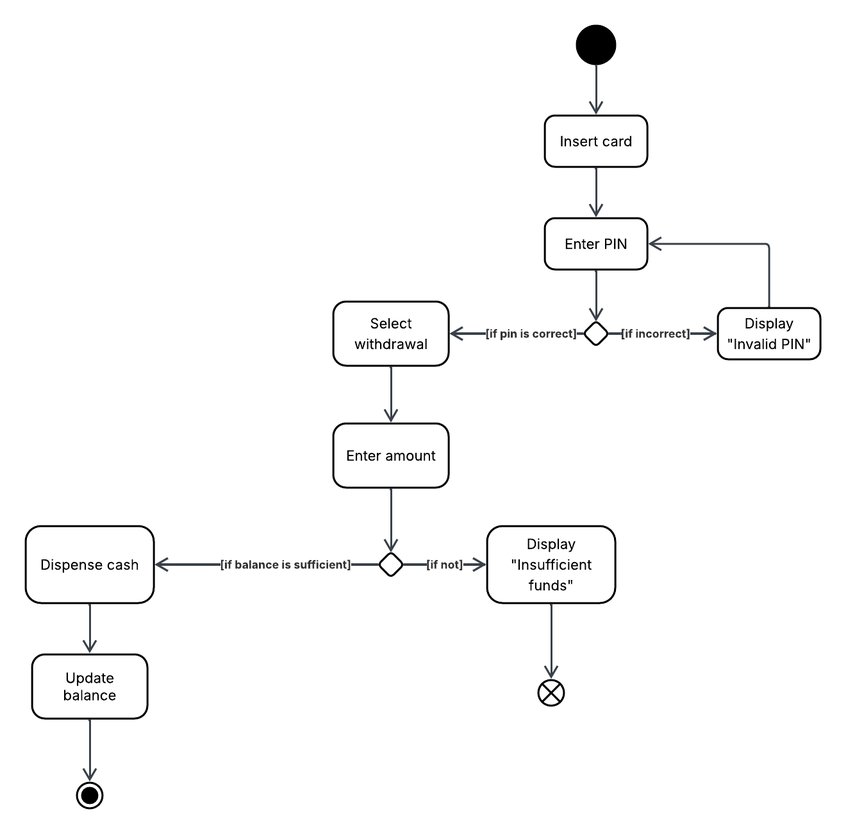
#> input picture images/atmwithdrawal.png, 846 x 834 px, shrunk from 1320 x 1300 before the run, found by its file name
$ python contour_detection.py
#> lines starting #> are read from the running program, lines starting #| are printed output that depends on the picture; after the words box and inside, x2 and y2 are one past the last pixel; in counts of white or black regions, pixels touching at a corner belong together
import cv2
import matplotlib.pyplot as plt
import numpy as np

# Load image
image = cv2.imread("./images/atmwithdrawal.png")
#> image is the input picture: shape (834, 846, 3); mean B, G, R 250.3, 250.3, 250.3
output = image.copy()

# Step 1: Convert to grayscale
gray = cv2.cvtColor(image, cv2.COLOR_BGR2GRAY)

# Step 2: Apply Gaussian blur
blurred = cv2.GaussianBlur(gray, (5, 5), 0)

# Step 3: Threshold to get binary image
_, thresh = cv2.threshold(blurred, 127, 255, cv2.THRESH_BINARY_INV)
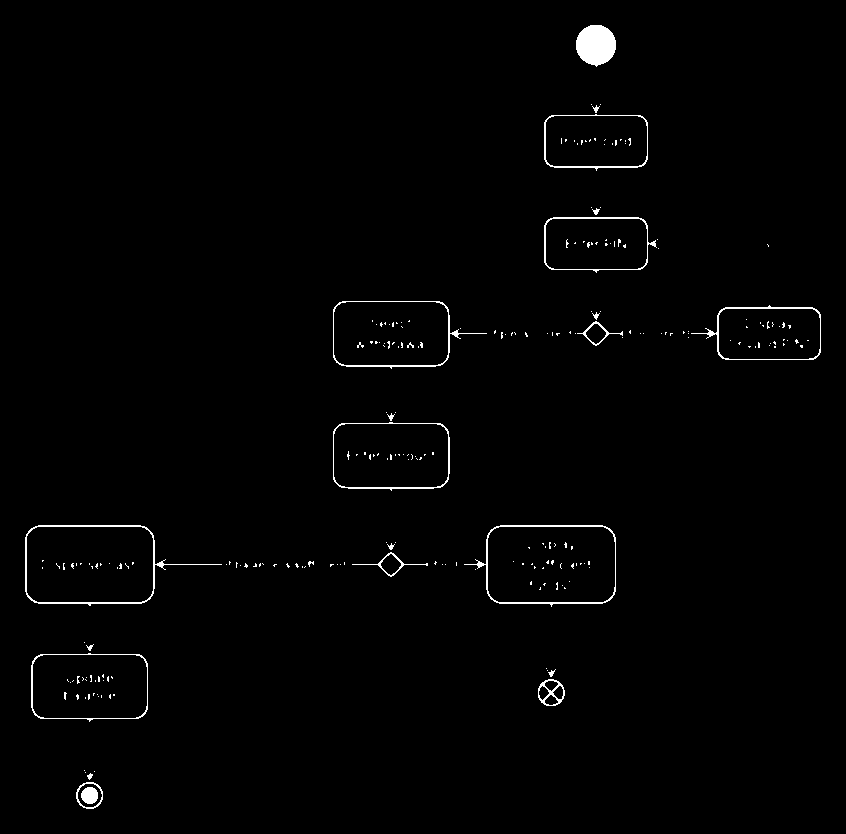
#> thresh: shape (834, 846); 1.2% white; 249 white regions (227 under 20 px)

# Step 4: Find contours with hierarchy
contours, hierarchy = cv2.findContours(thresh, cv2.RETR_TREE, cv2.CHAIN_APPROX_SIMPLE)
#> contours = 264 contours, 235 with area under 20; largest, box (x1, y1, x2, y2) and area: (464, 525, 616, 607) 9871, (25, 525, 222, 606) 9870, (487, 526, 616, 603) 9510, (26, 526, 154, 603) 9464, (333, 301, 487, 369) 7410

min_area = 200
contourlength = 0

# Ensure hierarchy is not None
if hierarchy is not None:
    hierarchy = hierarchy[0]  # Flatten

    for i, cnt in enumerate(contours):
        area = cv2.contourArea(cnt)

        # Skip small contours
        if area <= min_area:
            continue

        parent_idx = hierarchy[i][3]  # index of parent contour
        keep = True

        # If contour has a parent, check relative area
        if parent_idx != -1:
            parent_area = cv2.contourArea(contours[parent_idx])
            if area > 0.85 * parent_area:  # child is too big ( >85% of parent )
                keep = False

        if keep:
            contourlength += 1
            x, y, w, h = cv2.boundingRect(cnt)

            # Draw bounding box
            cv2.rectangle(output, (x, y), (x + w, y + h), (0, 255, 0), 1)

            # Draw red dots on corners
            corners = [(x, y), (x + w, y), (x, y + h), (x + w, y + h)]
            for corner in corners:
                cv2.circle(output, corner, 2, (0, 0, 255), -1)
#> this loop made 264 passes
#> (area, parent_idx, keep, parent_area, x, y, w, h) on passes 3, 68, 168: (207, 1, True, 468, 81, 787, 17, 17), (280.5, 66, True, 359, 380, 553, 22, 23), (274, 166, True, 361, 585, 323, 22, 22)
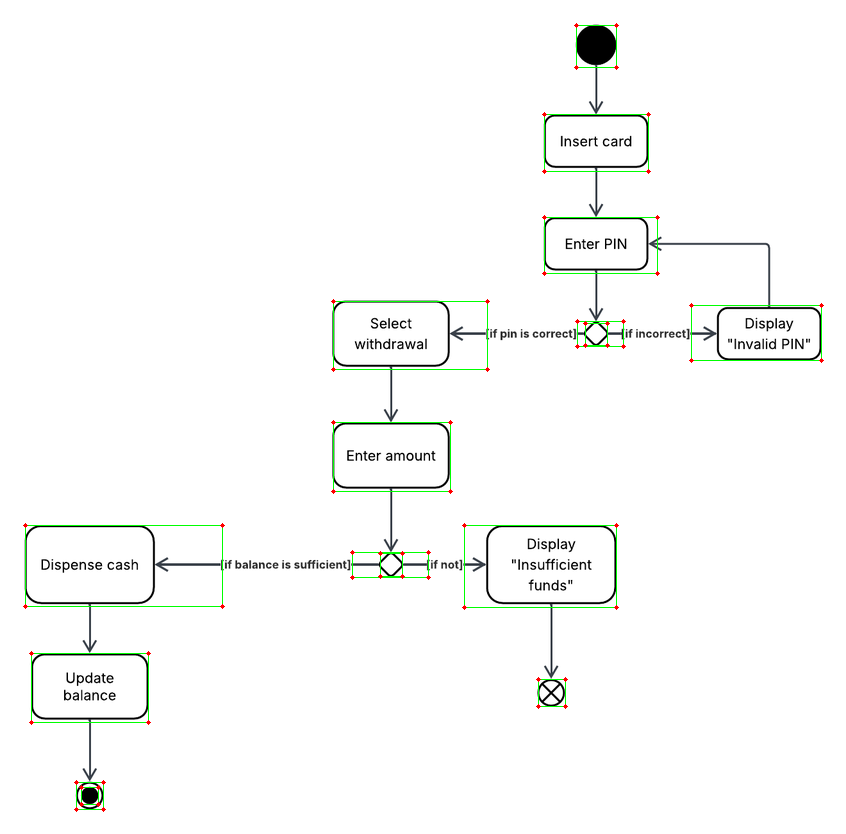
#> output: shape (834, 846, 3); 0.67% of pixels changed, all inside (x1, y1, x2, y2) = (23, 23, 824, 812)
#> after the loop, contourlength = 16

# Step 5: Detect lines using Hough Line Transform
# Create a copy for line detection
line_image = image.copy()

# Apply Canny edge detection
edges = cv2.Canny(gray, 50, 150, apertureSize=3)
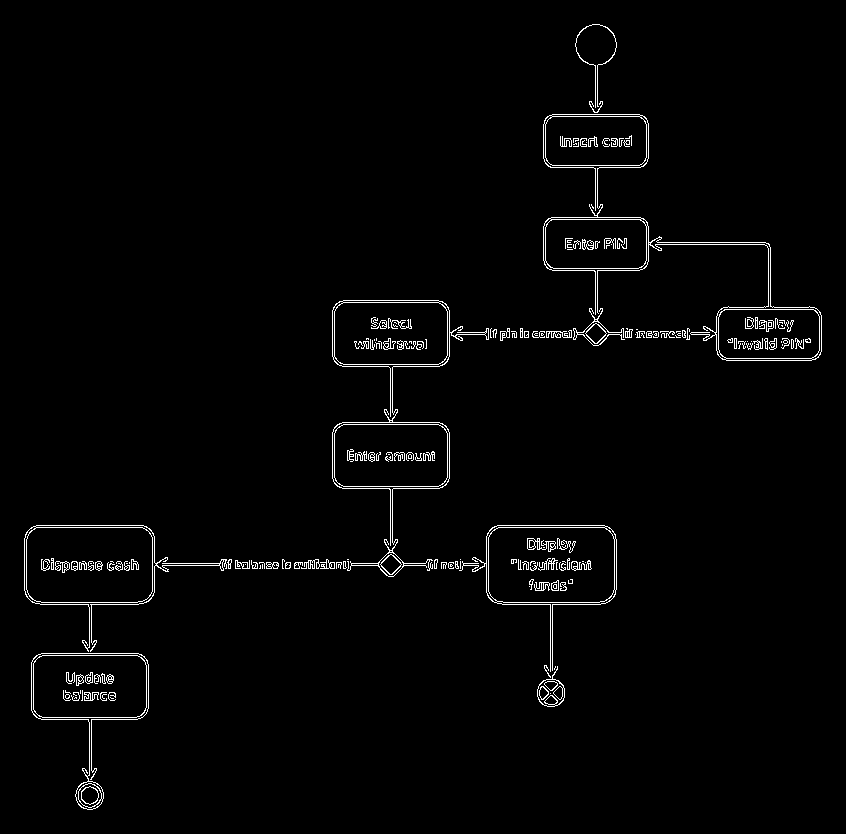
#> edges: shape (834, 846); 1.9% white in thin lines or dots, all inside (x1, y1, x2, y2) = (24, 24, 822, 810)

# Detect lines using HoughLinesP (Probabilistic Hough Transform)
lines = cv2.HoughLinesP(edges, 1, np.pi/180, threshold=50, minLineLength=30, maxLineGap=2)
#> lines = 108 rows, first 6: [162, 563, 230, 563], [36, 527, 142, 527], [302, 565, 381, 565], [497, 525, 604, 525], [295, 562, 350, 562], [235, 568, 277, 568]

# Draw detected lines in blue
if lines is not None:
    for line in lines:
        x1, y1, x2, y2 = line[0]

        # Calculate line angle to classify as horizontal, vertical, or diagonal
        angle = np.degrees(np.arctan2(y2 - y1, x2 - x1)) % 180

        # Draw all detected lines in blue
        cv2.line(output, (x1, y1), (x2, y2), (255, 0, 0), 2)  # Blue lines
        cv2.line(line_image, (x1, y1), (x2, y2), (255, 0, 0), 2)  # Blue lines on separate image
#> this loop made 108 passes
#> (x1, y1, x2, y2, angle) on passes 1 to 8: (162, 563, 230, 563, 0), (36, 527, 142, 527, 0), (302, 565, 381, 565, 0), (497, 525, 604, 525, 0), (295, 562, 350, 562, 0), (235, 568, 277, 568, 0), (41, 602, 137, 602, 0), (40, 604, 138, 604, 0)
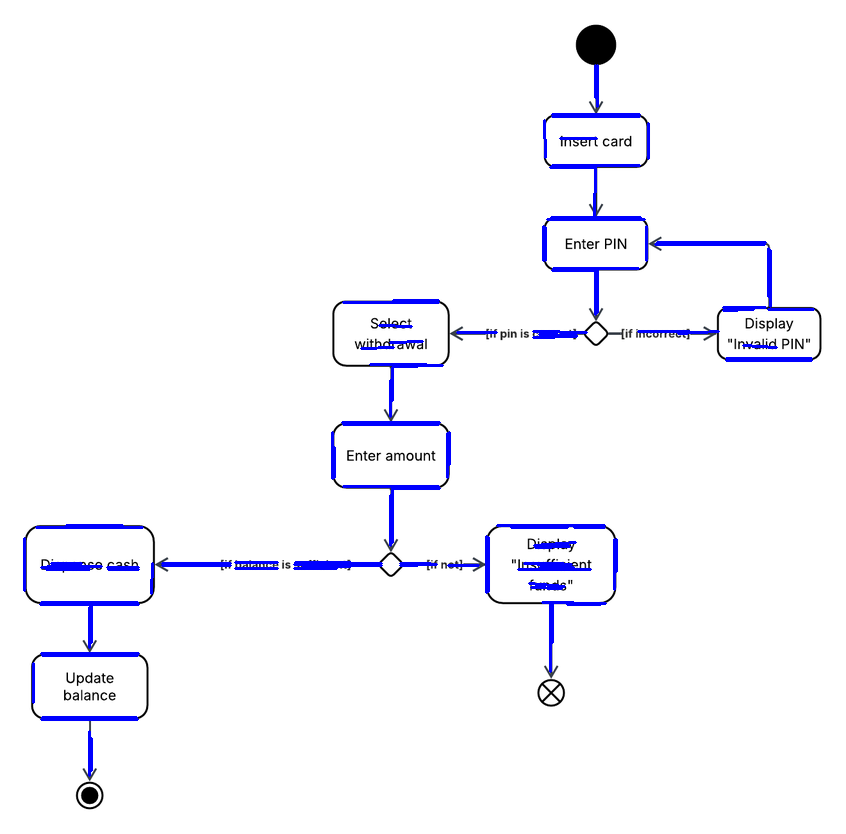
#> line_image: shape (834, 846, 3); 2.16% of pixels changed, all inside (x1, y1, x2, y2) = (23, 64, 815, 777)
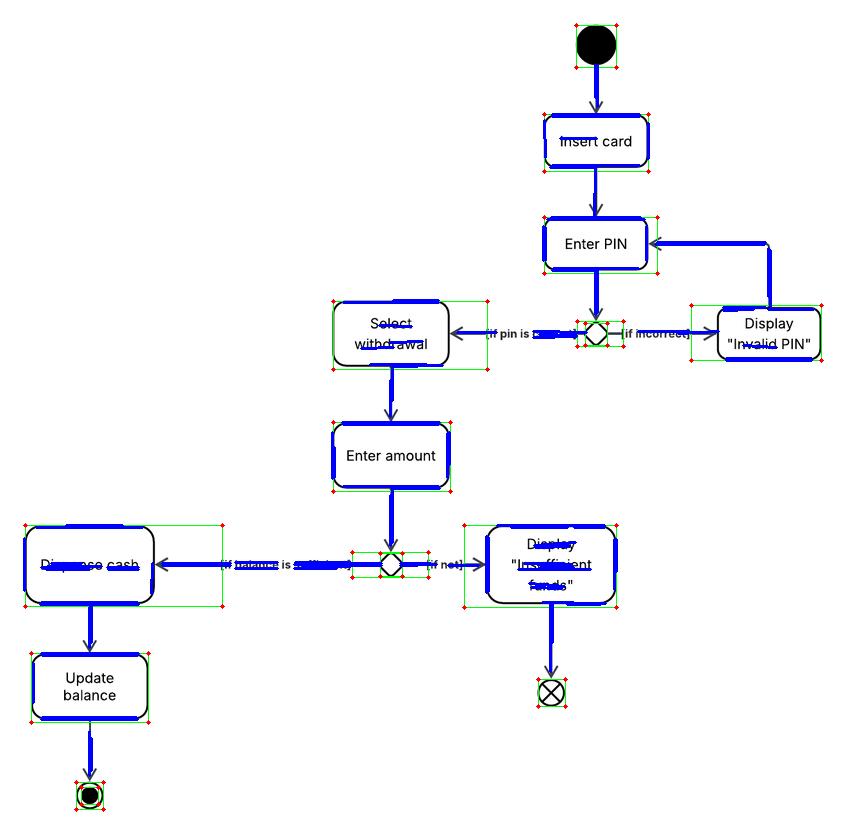
#> output: shape (834, 846, 3); 2.16% of pixels changed, all inside (x1, y1, x2, y2) = (23, 64, 815, 777)

# Convert images for matplotlib
original_rgb = cv2.cvtColor(image, cv2.COLOR_BGR2RGB)
gray_rgb = cv2.cvtColor(gray, cv2.COLOR_GRAY2RGB)
thresh_rgb = cv2.cvtColor(thresh, cv2.COLOR_GRAY2RGB)
#> thresh_rgb: shape (834, 846, 3); 1.2% white; 249 white regions (227 under 20 px), largest, box (x1, y1, x2, y2) and area: (576, 25, 616, 67) 1284, (25, 525, 222, 606) 853, (464, 525, 616, 607) 762
output_rgb = cv2.cvtColor(output, cv2.COLOR_BGR2RGB)
edges_rgb = cv2.cvtColor(edges, cv2.COLOR_GRAY2RGB)
line_image_rgb = cv2.cvtColor(line_image, cv2.COLOR_BGR2RGB)

print(f"Total filtered contours with area > {min_area}: {contourlength}")
#| Total filtered contours with area > 200: 16
print(f"Detected {len(lines) if lines is not None else 0} lines")
#| Detected 108 lines

# Show all processing steps including line detection
plt.figure(figsize=(20, 12))

plt.subplot(2, 3, 1)
plt.imshow(original_rgb)
plt.title("Original Image")
plt.axis("off")

plt.subplot(2, 3, 2)
plt.imshow(edges_rgb, cmap='gray')
plt.title("Canny Edge Detection")
plt.axis("off")

plt.subplot(2, 3, 3)
plt.imshow(thresh_rgb, cmap='gray')
plt.title("Thresholded Image")
plt.axis("off")

plt.subplot(2, 3, 4)
plt.imshow(line_image_rgb)
plt.title("Detected Lines Only (Blue)")
plt.axis("off")

plt.subplot(2, 3, 5)
plt.imshow(output_rgb)
plt.title(f"Contours + Lines\n({contourlength} contours, {len(lines) if lines is not None else 0} lines)")
plt.axis("off")

plt.subplot(2, 3, 6)
plt.imshow(gray_rgb, cmap='gray')
plt.title("Grayscale Image")
plt.axis("off")

plt.tight_layout()
plt.show()

$ run again, with images/act2.png copied over images/atmwithdrawal.png
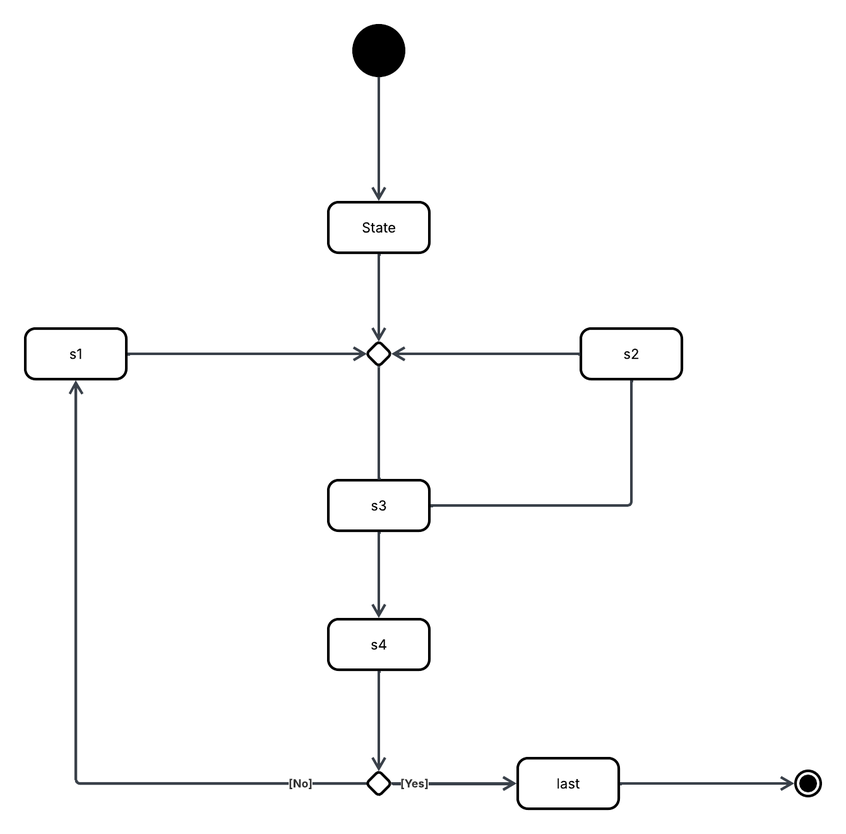
#> input picture images/act2.png, 846 x 834 px, shrunk from 1340 x 1320 before the run, found by its file name
#> image is the input picture: shape (834, 846, 3); mean B, G, R 250.4, 250.3, 250.3
#> `_, thresh = cv2.threshold(blurred, 127, 255, cv2.THRESH_BINARY_INV)`:
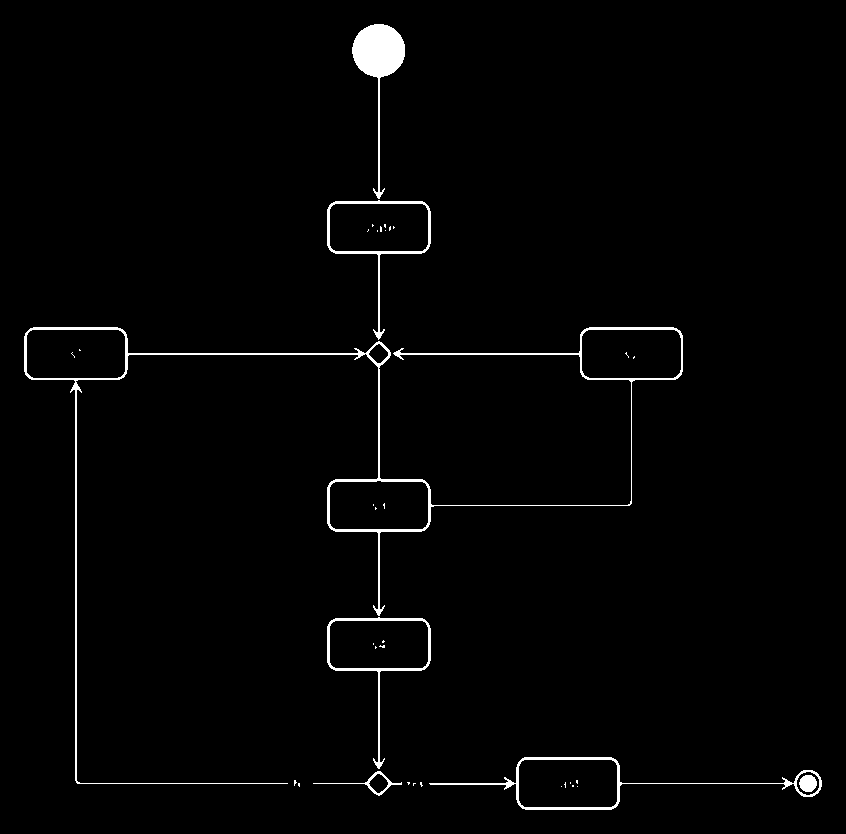
#> thresh: shape (834, 846); 1.7% white; 37 white regions (30 under 20 px)
#> contours = 46 contours, 30 with area under 20; largest, box (x1, y1, x2, y2) and area: (24, 327, 683, 784) 17267, (429, 757, 822, 810) 5979, (327, 617, 431, 769) 5381, (327, 200, 431, 340) 5371, (581, 329, 682, 379) 4806
#> the loop `for i, cnt in enumerate(contours):` made 46 passes
#> (area, parent_idx, keep, parent_area, x, y, w, h) on passes 7, 9, 10, 11, 25, 29, 30, 33: (248, 5, True, 384, 368, 773, 21, 21), (430, 7, True, 5979, 796, 771, 24, 25), (214.5, 8, True, 430, 799, 775, 18, 17), (4689, 7, True, 5979, 518, 759, 100, 49), (4693, 23, True, 17267, 329, 480, 100, 50), (244.5, 23, True, 17267, 368, 343, 21, 21), (4805.5, 23, True, 17267, 581, 329, 101, 50), (4776.5, 23, True, 17267, 26, 329, 100, 50)
#> after the loop `for i, cnt in enumerate(contours):`: contourlength = 14
#> edges: shape (834, 846); 1.4% white in thin lines or dots, all inside (x1, y1, x2, y2) = (24, 24, 822, 811)
#> lines = 69 rows, first 6: [307, 782, 369, 782], [291, 784, 369, 784], [377, 607, 377, 529], [132, 354, 358, 354], [74, 780, 74, 389], [400, 352, 582, 352]
#> the loop `for line in lines:` made 69 passes
#> (x1, y1, x2, y2, angle) on passes 1 to 8: (307, 782, 369, 782, 0), (291, 784, 369, 784, 0), (377, 607, 377, 529, 90), (132, 354, 358, 354, 0), (74, 780, 74, 389, 90), (400, 352, 582, 352, 0), (379, 332, 379, 257, 90), (77, 784, 77, 391, 90)
#> after the loop `for line in lines:`:
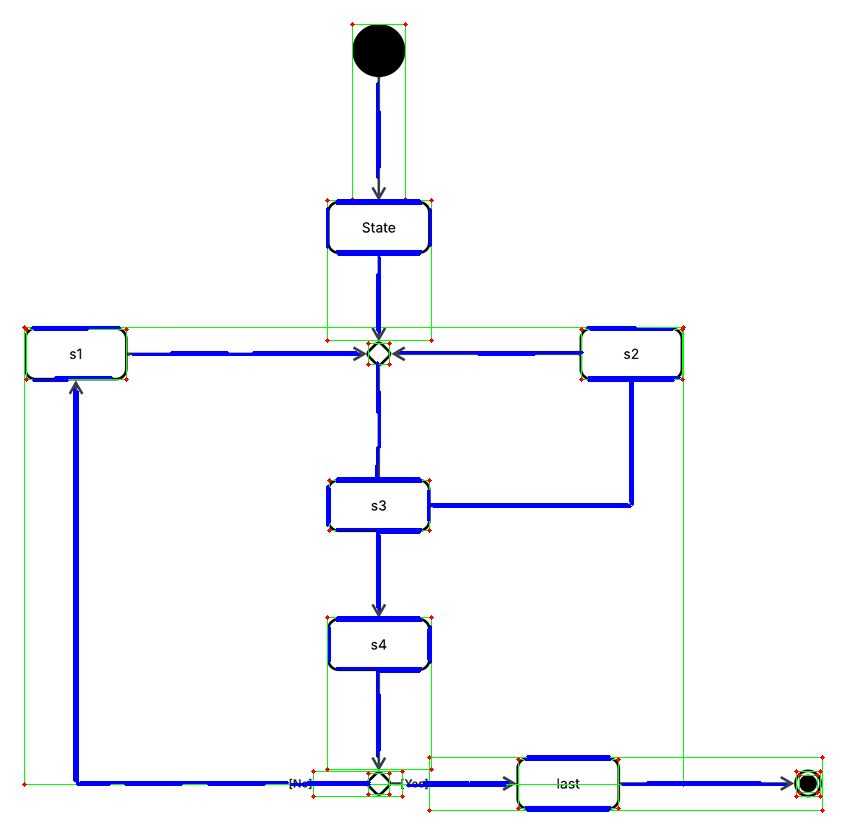
#> output: shape (834, 846, 3); mean B, G, R 251.3, 247, 245.6
#> thresh_rgb: shape (834, 846, 3); 1.7% white; 37 white regions (30 under 20 px), largest, box (x1, y1, x2, y2) and area: (24, 327, 683, 784) 5207, (352, 24, 405, 199) 2494, (429, 757, 822, 810) 1482
#| Total filtered contours with area > 200: 14
#| Detected 69 lines
